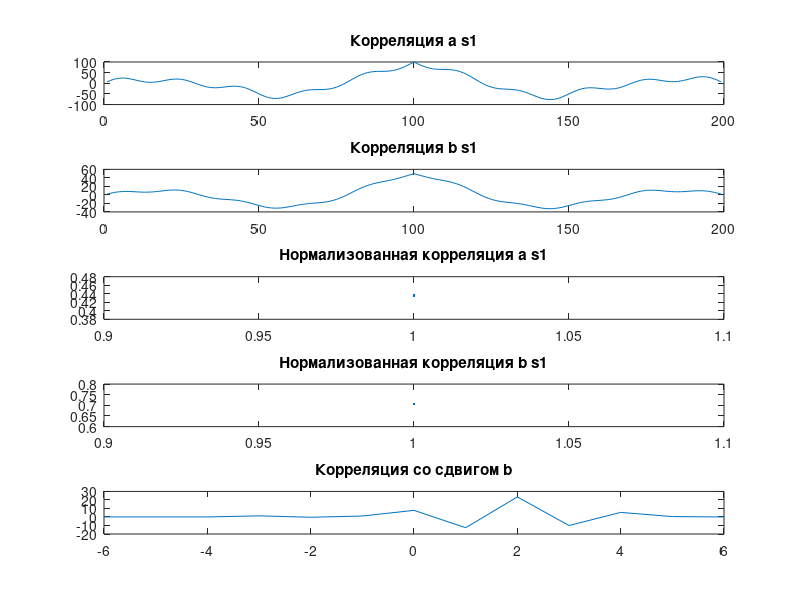

This chart was generated by the following MATLAB code:
t = (0:100-1)/100;
pi = 3.14;

s1 = cos(2 * pi * t * 1);
s2 = cos(2 * pi * t * 5);
s3 = cos(2 * pi * t * 3);
a = 2 * s1 + 4 * s2 + s3;
b = s1 + s2;

% Вычисление корреляции
corsa = xcorr(s1, a);
corsb = xcorr(s1, b);
disp("Корреляция a s1")
disp(corsa);
disp("Корреляция b s1")
disp(corsb);

% Нормализация корреляции
cornormsa = corr(s1', a');
cornormsb = corr(s1', b');
disp("Нормализованная корреляция a s1")
disp(cornormsa);
disp("Нормализованная корреляция b s1")
disp(cornormsb);

% Создание новых сигналов
a = [0.3 0.2 -0.1 4.2 -2 1.5 0];
b = [0.3 4 -2.2 1.6 0.1 0.1 0.2];

% Вычисление корреляции между новыми сигналами
corab = xcorr(a, b);
disp("Корреляция a b")
disp(corab);

% Поиск максимальной корреляции со сдвигом
[cormas, lags] = xcorr(a, b);
[maxznach, maxidx] = max(cormas);
maxsdvig = lags(maxidx) - 1;
disp("Максимальная корреляция");
disp(maxznach);
disp("При сдвиге");
disp(maxsdvig);

% Визуализация результатов
figure;
subplot(5, 1, 1);
plot(corsa);
title("Корреляция a s1");

subplot(5, 1, 2);
plot(corsb);
title("Корреляция b s1");

subplot(5, 1, 3);
plot(cornormsa);
title("Нормализованная корреляция a s1");

subplot(5, 1, 4);
plot(cornormsb);
title("Нормализованная корреляция b s1");

subplot(5, 1, 5);
plot(lags, cormas);
title("Корреляция со сдвигом b");
